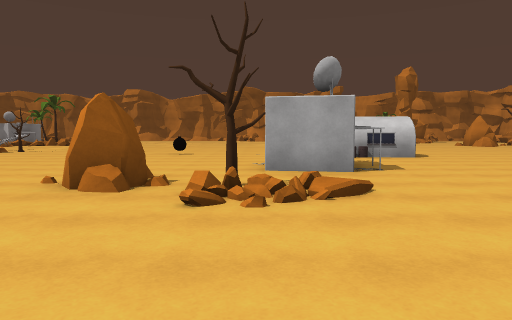
View 1 (above)

24 first-person views from a walk through a Unity game level. The camera is 1.3 m above the floor, tilts 4° down and sees 70° across. The floor is counted in squares, 2 m on a side. Each view is taken from the middle of a square. On the plan, view 1 faces up. The plan holds only what a view shows up to about 11 squares ahead; the rest is blank. The place goes on beyond the plan. Some animated figures are not drawn.

View 2
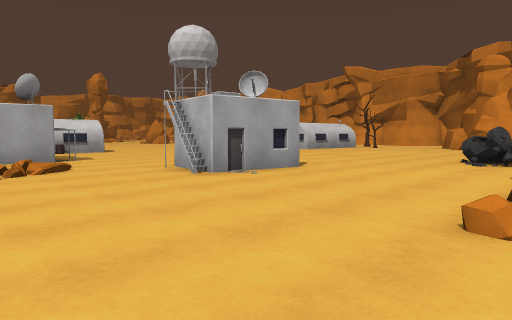

View 3
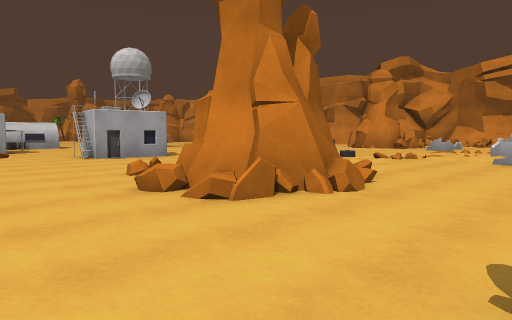

View 4
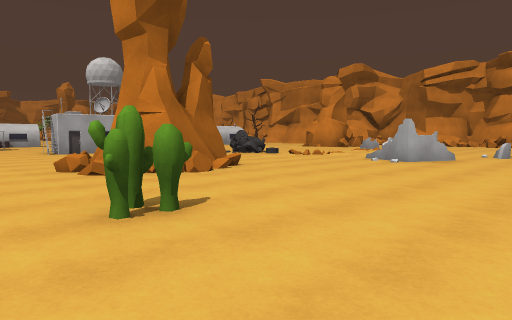

View 5
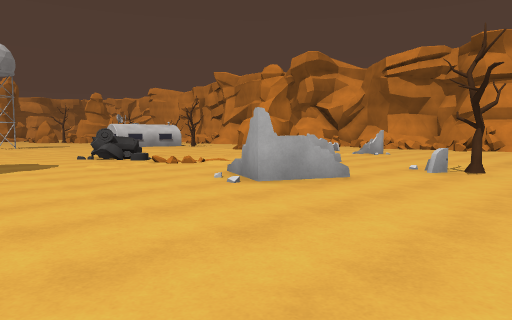

View 6
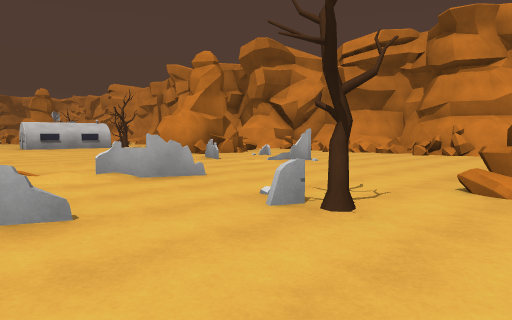

View 7
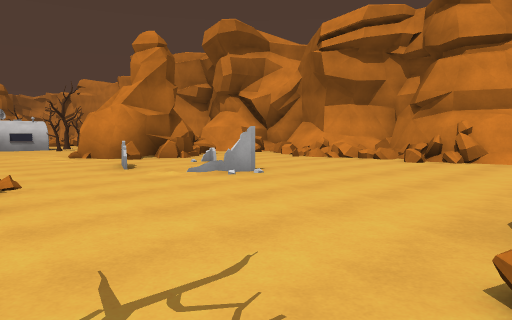

View 8
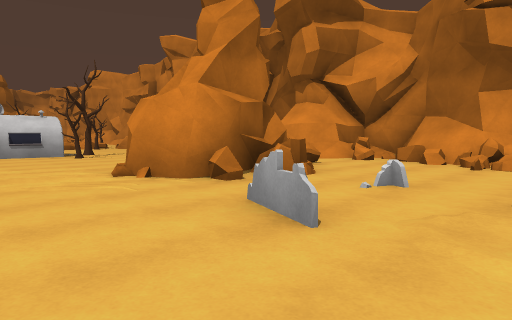

View 9
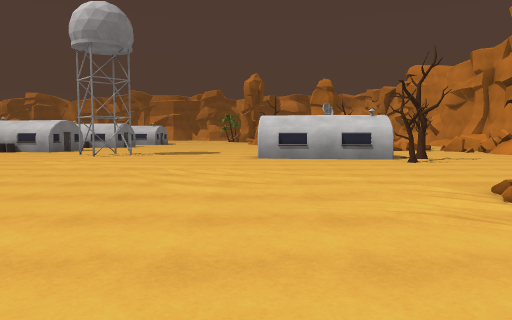

View 10
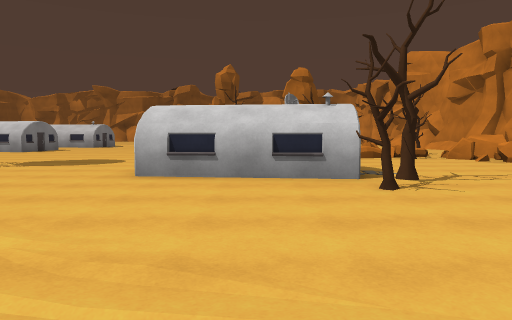

View 11
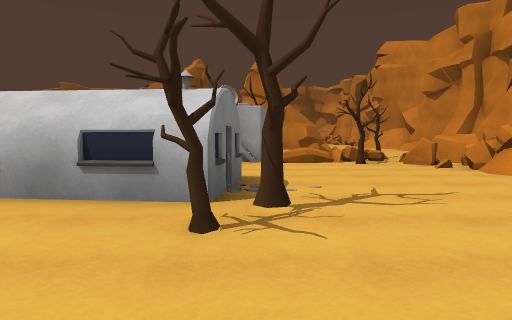

View 12
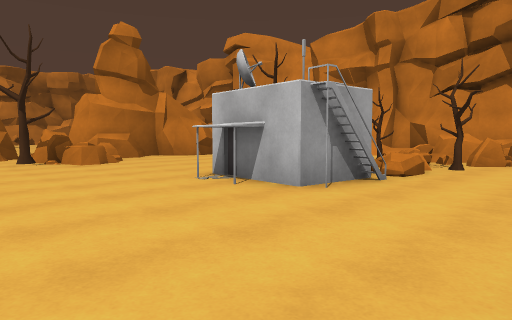

View 13
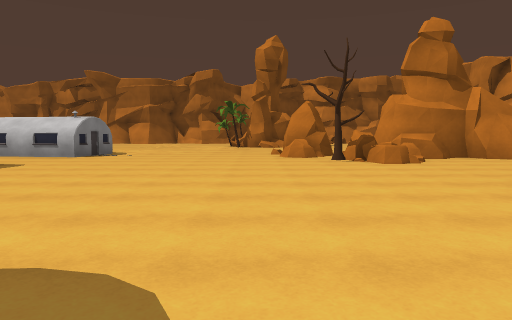

View 14
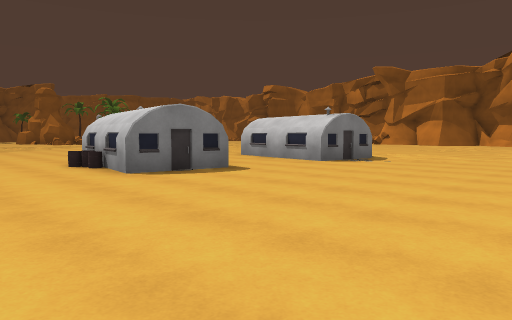

View 15
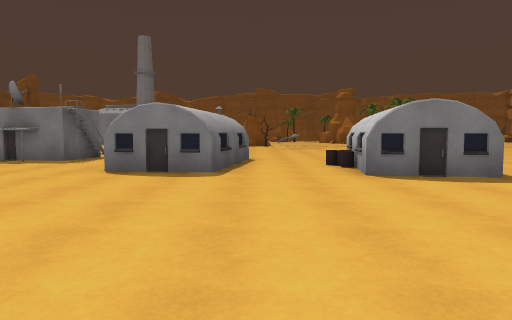

View 16
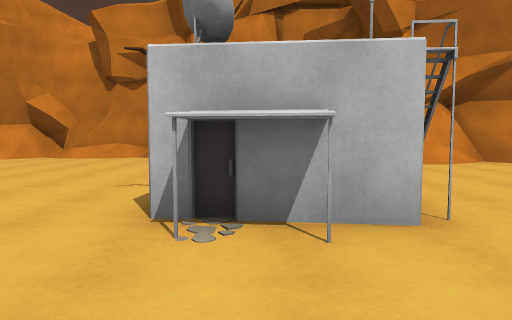

View 17
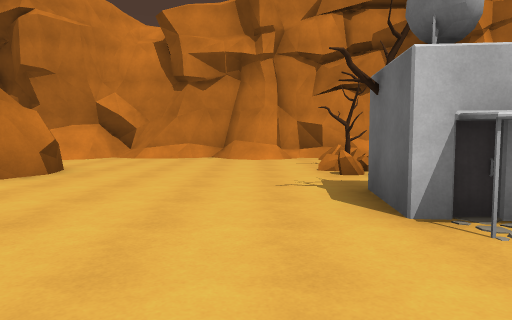

View 18
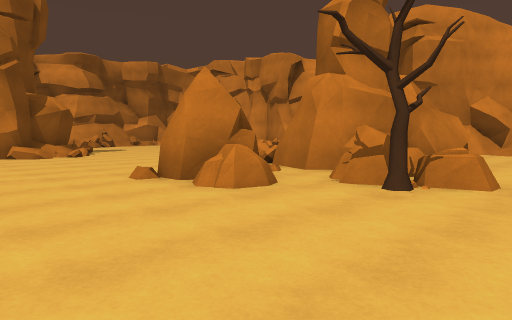

View 19
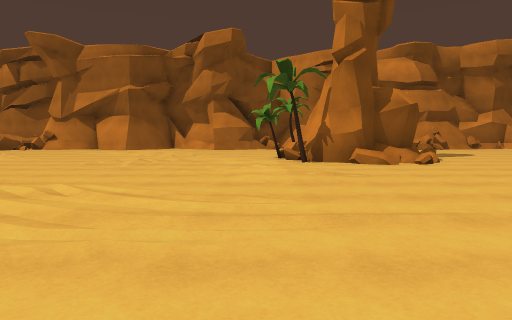

View 20
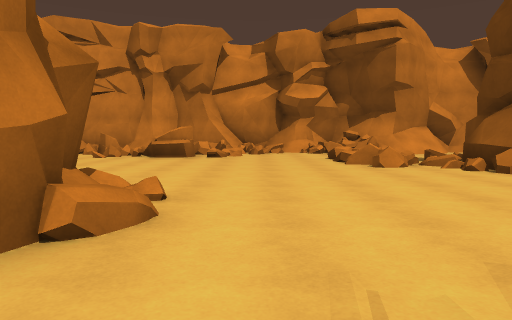

View 21
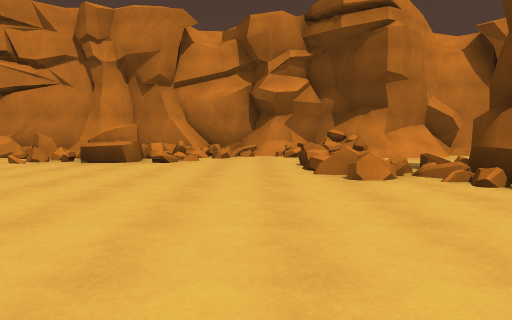

View 22
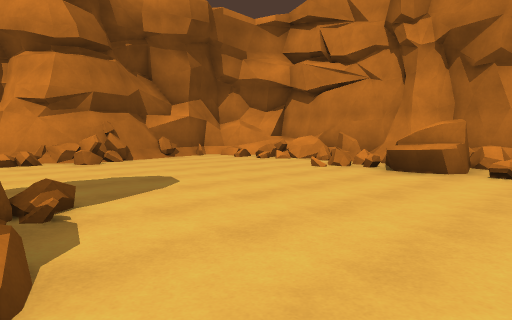

View 23
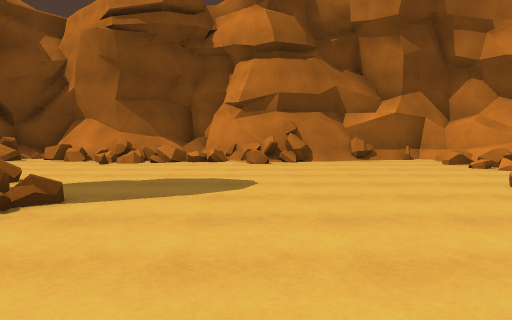

View 24
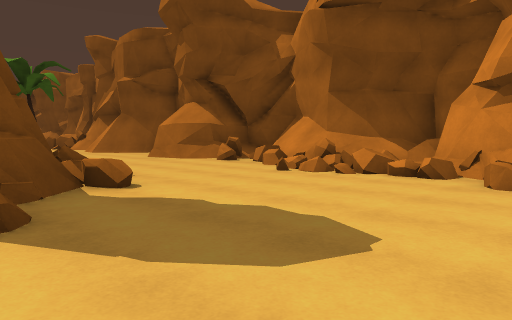

### Floor plan
Key: @ floor where view 1 was taken; # wall or solid block; x gap in a wall; . main floor; : floor 0.25 m higher than the main floor; / step, stairs or slope; = window, fence, low wall or low ledge; ^ raised ledge; B building; R rock; T tree; C cactus.
Columns run from 2 left of view 1 to 23 right of it. Each row starts with its distance up from view 1.
 37              #####
 36            ####==#########
 35          ###=.===###//.=##
 34         ..........=.../#
 33         ............../=#
 32             ...........=##
 31             T==........^##
 30     ........###=......=###
 29     .......TT###=....==###
 28      .......T###......#=##
 27      .........#........=#
 26       .................#=
 25        .................=
 24        ............=.=..=
 23         ...........=.=  =
 22         ..........##.. .=
 21         B.....R#.###.../##
 20      BBBB.....RR.#####.//#
 19      ...........R^####../#
 18      ..........TRR......##
 17        .........R.......##
 16     BBBB.................#
 15  ....BBB................##
 14  ........................#
 13   ..............BBT.=T.=##
 12     BBB..........BBx=#=^/^
 11 ...  BB.............T.##/#
 10 ...  B................=#
  9 ......... ......  ..../#
  8 ...B#....#.....BBB.....#
  7 ...BB.........BBBBB...##
  6 .................TT..
  5 R.T.... .............
  4 R.R:..   ...........
  3 .....BB  ..........
  2 .....#B#..........    #
  1  ................#  #####
  0  .@..............####=.=##
 -1  .........#^......#^...=##
 -2  ......................=#
 -3  ...=# ....///..=..=..###
 -4   ./###..../../.......= #
 -5  ../###....////........##
 -6  ...........=#.........#
 -7  .........#...........##
 -8  .CC......#=...........#
 -9  ............T........ #
-10  ..............#=
-11  .... ........

Positions as (right, up) in squares from view 1, and headings:
1: (0, 0), facing up
2: (-1, -3), facing up-right
3: (-1, -8), facing up-right
4: (-1, -11), facing up-right
5: (4, -11), facing up-right
6: (8, -11), facing up-right
7: (11, -10), facing up-right
8: (12, -5), facing up-right
9: (12, -3), facing up
10: (14, 1), facing up
11: (16, 3), facing up
12: (11, 9), facing up-right
13: (11, 9), facing up
14: (11, 12), facing up-left
15: (11, 13), facing left
16: (12, 13), facing right
17: (12, 15), facing right
18: (9, 16), facing up-right
19: (9, 19), facing up
20: (9, 26), facing right
21: (11, 25), facing right
22: (13, 26), facing up-right
23: (16, 26), facing up
24: (17, 29), facing up-left
